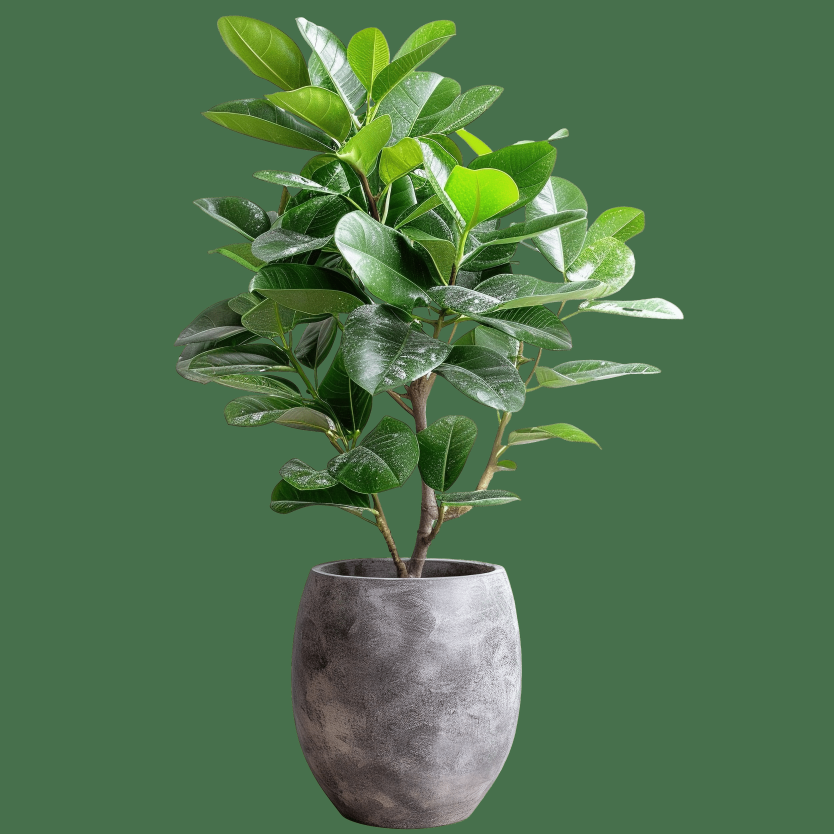
#> input picture assets/plant.png, 2500 x 2500 px (shown at 1/3 size)
$ python image_basics.py
#> lines starting #> are read from the running program, lines starting #| are printed output that depends on the picture
import cv2

# -----------------------------
# 1. Read image
# -----------------------------

image = cv2.imread("assets/plant.png")
#> image is the input picture: shape (2500, 2500, 3); mean B, G, R 78.7, 116, 80.6

if image is None:
    print("Image not found")
    exit()

# -----------------------------
# 2. Image dimensions
# -----------------------------

height, width, channels = image.shape
#> height = 2500; width = 2500; channels = 3

print("Height:", height)
#| Height: 2500
print("Width:", width)
#| Width: 2500
print("Channels:", channels)
#| Channels: 3

# -----------------------------
# 3. Grayscale
# -----------------------------

gray = cv2.cvtColor(image, cv2.COLOR_BGR2GRAY)
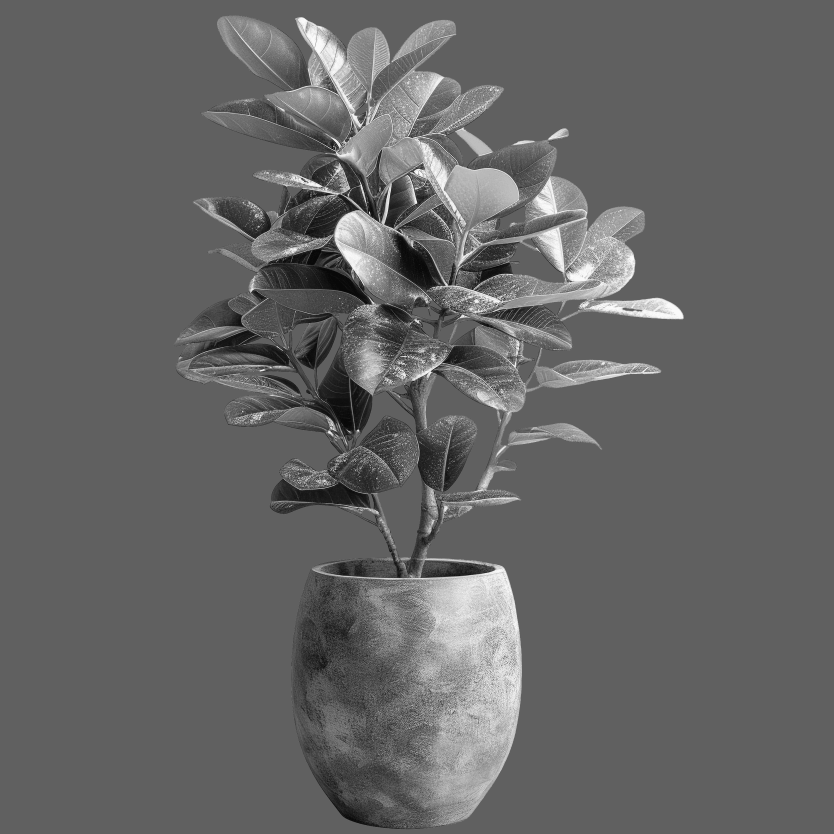
#> gray: shape (2500, 2500) (shown at 1/3 size); min 8, max 250, mean 101.5

# -----------------------------
# 4. HSV
# -----------------------------

hsv = cv2.cvtColor(image, cv2.COLOR_BGR2HSV)
#> hsv: shape (2500, 2500, 3); mean H, S, V 63.8, 95.2, 116.8

# -----------------------------
# 5. Resize
# -----------------------------

resized = cv2.resize(image, (400, 300))
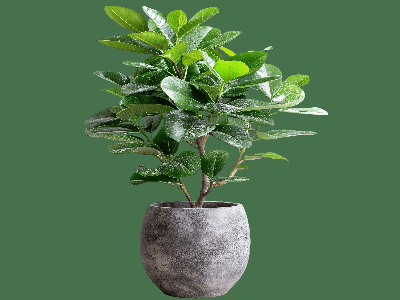
#> resized: shape (300, 400, 3); mean B, G, R 78.7, 116, 80.6

# -----------------------------
# 6. Crop
# -----------------------------

cropped = image[100:400, 150:500]
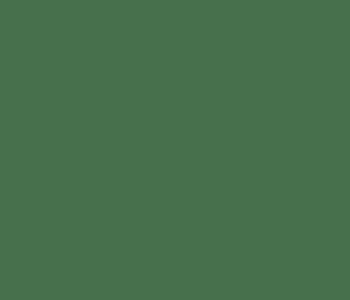
#> cropped: shape (300, 350, 3); mean B, G, R 76, 112, 71

# -----------------------------
# 7. Rotate
# -----------------------------

center = (width // 2, height // 2)
#> center = (1250, 1250)

M = cv2.getRotationMatrix2D(
    center,
    30,
    1.0
)

rotated = cv2.warpAffine(
    image,
    M,
    (width, height)
)
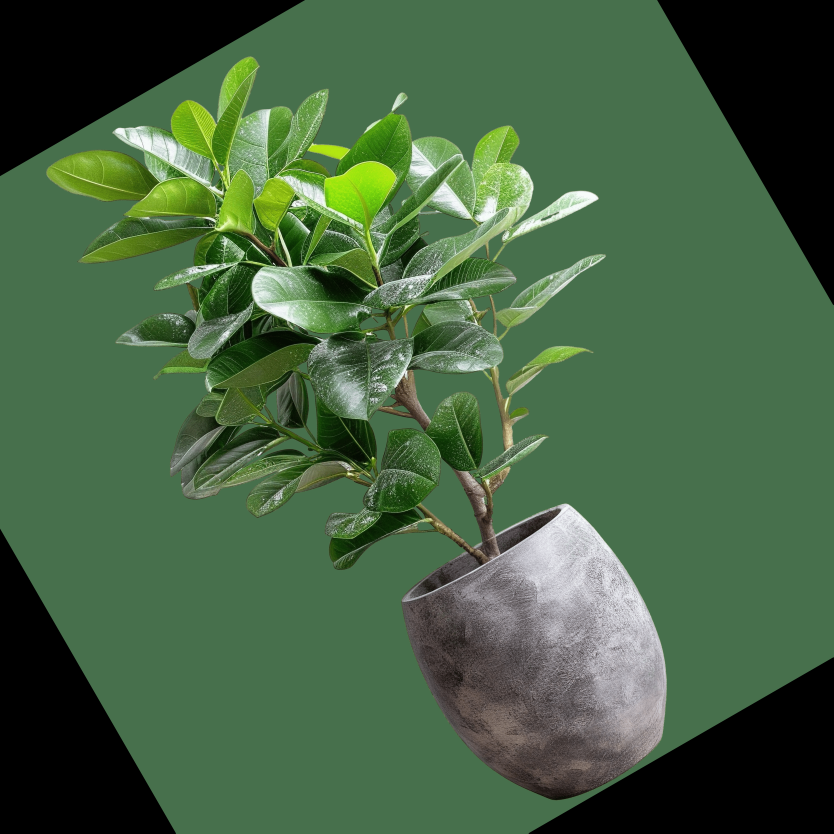
#> rotated: shape (2500, 2500, 3) (shown at 1/3 size); mean B, G, R 67, 98.7, 69.6

# -----------------------------
# Display images at smaller size
# -----------------------------

display_width = 600
display_height = 400

display_original = cv2.resize(
    image,
    (display_width, display_height)
)

display_gray = cv2.resize(
    gray,
    (display_width, display_height)
)
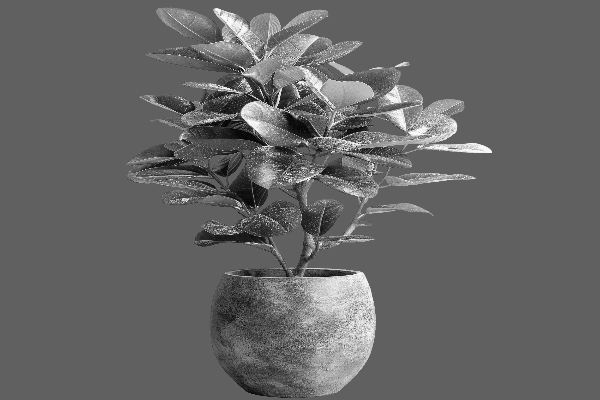
#> display_gray: shape (400, 600); min 8, max 250, mean 101.4

display_hsv = cv2.resize(
    hsv,
    (display_width, display_height)
)
#> display_hsv: shape (400, 600, 3); mean H, S, V 63.7, 95.2, 116.7

display_cropped = cv2.resize(
    cropped,
    (display_width, display_height)
)
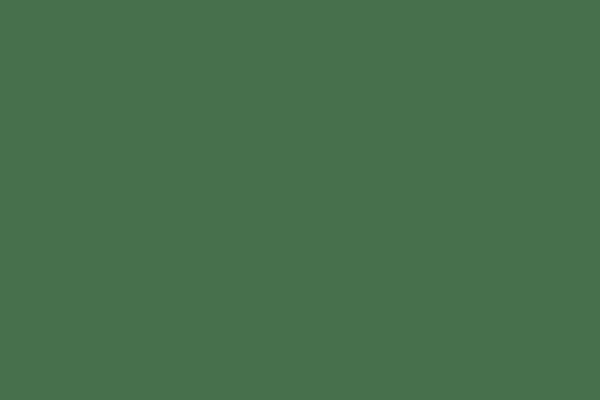
#> display_cropped: shape (400, 600, 3); mean B, G, R 76, 112, 71

display_rotated = cv2.resize(
    rotated,
    (display_width, display_height)
)
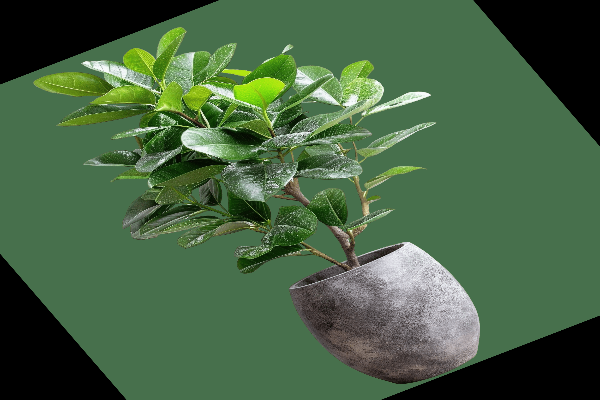
#> display_rotated: shape (400, 600, 3); mean B, G, R 66.9, 98.7, 69.6

cv2.imshow("Original", display_original)
cv2.imshow("Grayscale", display_gray)
cv2.imshow("HSV", display_hsv)
cv2.imshow("Cropped", display_cropped)
cv2.imshow("Rotated", display_rotated)

cv2.waitKey(0)
cv2.destroyAllWindows()
